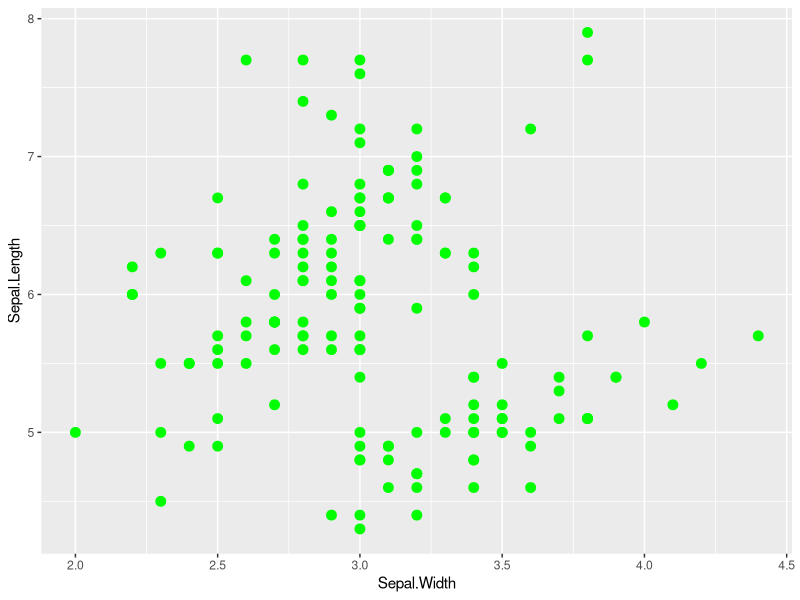
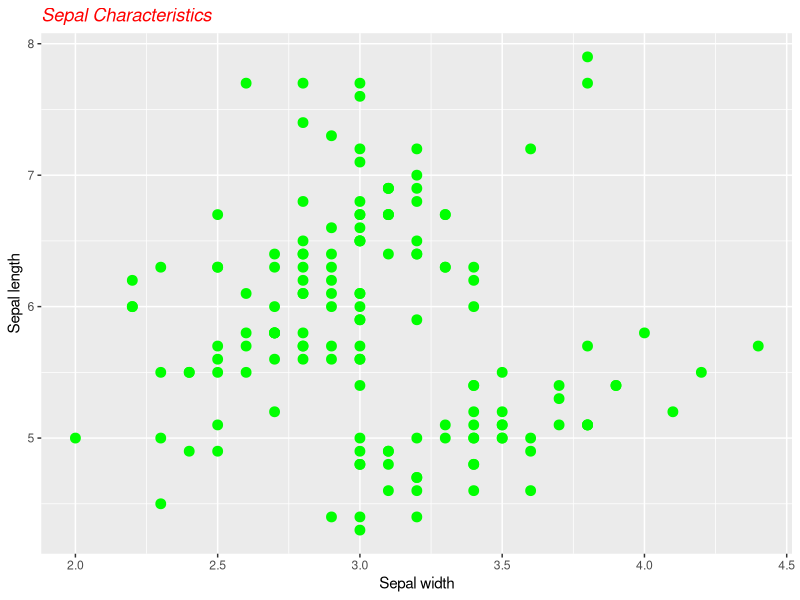
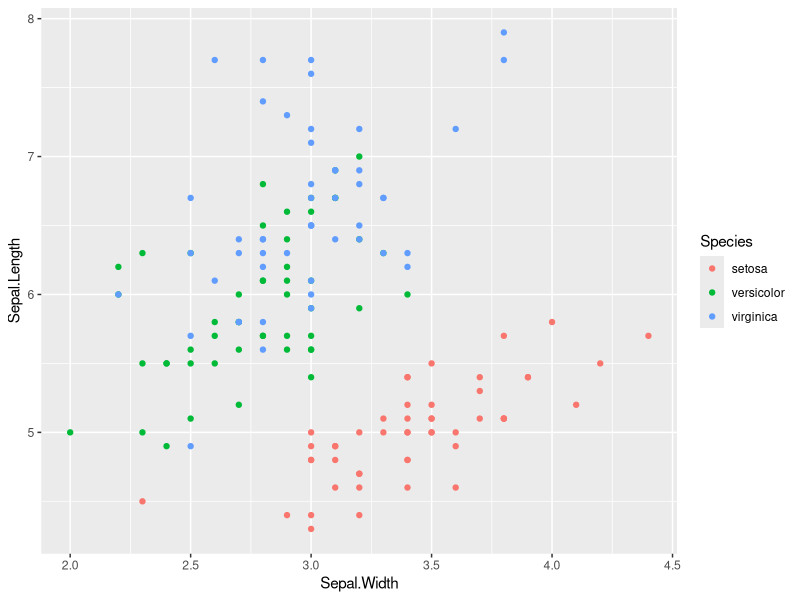
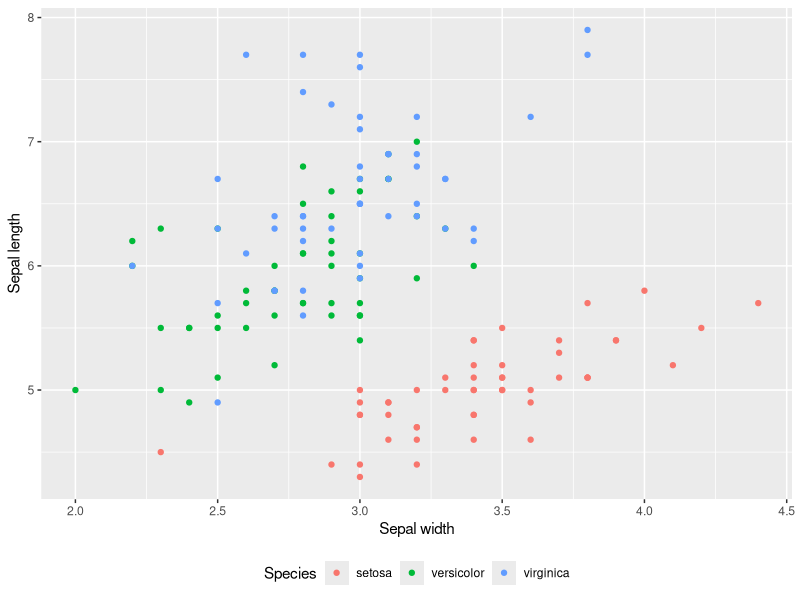

Write the R code that produced these figures, in order. (Note: this script raises an error after producing the figures.)
## ---- chunk 1
require(knitr) 
#options(width=80)
opts_chunk$set(list(dev = 'png', fig.cap='', fig.show='hold', dpi=100, fig.width=5, fig.height=5, fig.pos='H!'))#, fig.path="figures/lm-"))
opts_knit$set(root.dir="./data")
show_solution <- if (exists("show_solution_mk")){
  show_solution_mk
} else {
  FALSE
}

## ---- chunk 2
require(tidyverse)
require(grid)
## ---- chunk 3
data("iris")
## ---- chunk 4
dim(iris)
head(iris)
str(iris)
## ---- chunk 5
marvel_wikia_data <- read_csv("marvel-wikia-data.csv")
## ---- chunk 6
dim(marvel_wikia_data)
head(marvel_wikia_data)
## ---- chunk 7
pl <- ggplot(data = iris, mapping = aes(x=Sepal.Width, y=Sepal.Length)) +
        geom_point(size=3, colour="green", fill="green")
pl
## ---- chunk 8

pl + ggtitle("Sepal Characteristics") +
  labs(x = "Sepal width", y = "Sepal length") +
  theme(plot.title=element_text(face="italic", colour="red"))

## ---- chunk 9
pl <- ggplot(data = iris, mapping = aes(x=Sepal.Width, y=Sepal.Length, colour=Species)) +
        geom_point()
pl
## ---- chunk 10
pl + 
  labs(x = "Sepal width", y = "Sepal length") +
  theme(legend.position="bottom") 

## ---- chunk 11

number_characters <- marvel_wikia_data %>% 
  group_by(Year, SEX) %>%
  summarise(new_char = n()) %>%
  ungroup()
## ---- chunk 12
ggplot(data=number_characters, mapping=aes(x=Year, y=new_char, colour= SEX)) +
  geom_line() 
## ---- chunk 13

ggplot(data=number_characters, mapping=aes(x=Year, y=new_char, colour= SEX)) +
  geom_line(mapping=aes(linetype = SEX)) + 
  geom_point(mapping=aes(shape = SEX))

## ---- chunk 14

ggplot(data=number_characters, mapping=aes(x=Year, y=new_char, colour= SEX)) +
  geom_line(mapping=aes(colour = SEX)) + 
  labs(x = "Year", y = "Number of characters") +
  scale_colour_brewer(palette="PuBu", name = "Characters gender",
                      labels=c("Agender", "Female", "Genderfluid", "Male", "Not available"))


## ---- chunk 15
ggplot(data=marvel_wikia_data, mapping=aes(x=ALIGN, fill=SEX)) + 
    geom_bar(width=0.7) +
    theme(axis.text.x = element_text(angle=30, hjust=1, vjust=1))
## ---- chunk 16
pl <- ggplot(data = marvel_wikia_data %>%
         filter(HAIR == "Black Hair" | HAIR == "Blond Hair"), 
       mapping=aes(x=ALIGN, fill=HAIR)) + 
    geom_bar(width=0.7) +
    theme(axis.text.x = element_text(angle=30, hjust=1, vjust=1))
pl

## ---- chunk 17

pl + scale_fill_manual(values=c("grey20", "gold3")) +
    labs(x = "Character type")

## ---- chunk 18

ggplot(data = marvel_wikia_data %>%
         filter(SEX == "Male Characters" | SEX == "Female Characters"), 
       mapping=aes(x=ALIGN, fill=SEX)) + 
  geom_bar(width=0.5, position="dodge")+
  coord_flip() + labs(x = "Character type")

## ---- chunk 19

ggplot(data = marvel_wikia_data %>%
         filter(SEX == "Male Characters" | SEX == "Female Characters") %>%
         filter(EYE == "Blue Eyes" | EYE == "Brown Eyes" | EYE == "Black Eyes" ), 
       mapping=aes(x=ALIGN, fill=SEX)) + 
  geom_bar(width=0.5, position="dodge")+
  coord_flip() + 
  scale_fill_manual(values=c("lightpink1", "lightblue1"), 
                    labels = c("Male", "Female"), name = c("Characters gender"))+
  facet_grid(~EYE) +
  theme(legend.position="bottom") +
  labs(x = "Character type")

## ---- chunk 20
pl <- ggplot(data=iris, aes(x=Sepal.Length)) + 
    geom_histogram(fill="hotpink", colour="deeppink", bins=15)
pl
## ---- chunk 21

ggplot(data=iris, aes(x=Sepal.Length, fill = Species)) + 
  geom_histogram(bins = 14, colour="deeppink") +
  scale_fill_brewer(palette="PuRd")

  
## ---- chunk 22
pl +
  facet_grid(Species ~ .)
## ---- chunk 23
ggplot(data=marvel_wikia_data %>% filter(Year == 2012), aes(x = 0, y = APPEARANCES)) + 
    geom_boxplot(colour = "#00008B", fill = "#00BFFF", 
                 outlier.colour="red", outlier.shape=18, outlier.size=3) +
    xlab("")

## ---- chunk 24
ggplot(data = marvel_wikia_data %>% filter(Year == 2012) %>% 
         filter(ALIGN == "Bad Characters" | ALIGN == "Good Characters"), 
       aes(x = ALIGN, y = APPEARANCES)) + 
    geom_boxplot(colour = "aquamarine4", fill = "aquamarine2", 
                 outlier.colour="red", outlier.shape=18, outlier.size=3) +
  labs(x = "Character type")

